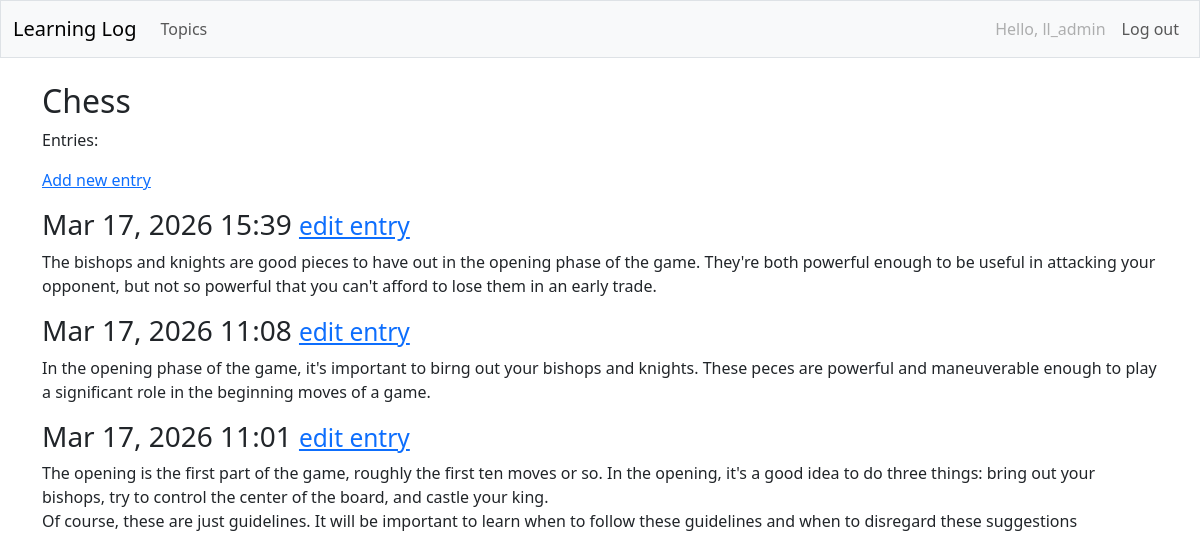
The page /topics/1/ (signed in) on the database its author committed.
### learning_logs/models.py (models this page shows, shortened)
class Topic(models.Model):
    text = models.CharField(max_length=200)
    date_added = models.DateTimeField(auto_now_add=True)
    owner = models.ForeignKey(User, on_delete=models.CASCADE)
    def __str__(self):
        return self.text

class Entry(models.Model):
    topic = models.ForeignKey(Topic, on_delete=models.CASCADE)
    text = models.TextField()
    date_added = models.DateTimeField(auto_now_add=True)
    owner=models.ForeignKey(User, on_delete=models.CASCADE)
    class Meta:
        verbose_name_plural = 'entries'

### learning_logs/views.py (the view)
# urls.py: path('topics/<int:topic_id>/', views.topic, name='topic'),
@login_required
def topic(request, topic_id):
    topic = Topic.objects.get(id=topic_id)
    if topic.owner != request.user:
        raise Http404
    entries = topic.entry_set.order_by('-date_added')
    context = {'topic': topic, 'entries': entries}
    return render(request, 'learning_logs/topic.html', context)

### learning_logs/templates/learning_logs/topic.html
{% extends 'learning_logs/base.html' %}
{% block header %}
    <h2>{{ topic }}</h2>
{% endblock header %}
{% block content %}
<p>Entries: </p>
<p>
    <a href="{% url 'learning_logs:new_entry' topic.id %}">Add new entry</a>
</p>
{% for entry in entries %}
    <div class="panel panel-default">
            <div class="panel_heading">
            <h3>
                {{ entry.date_added|date:'M d, Y H:i' }}
            <small>
                <a href="{% url 'learning_logs:edit_entry' entry.id %}">edit entry</a>
            </small>
            </h3>
            </div>
        <div class="panel-body">
            {{ entry.text|linebreaks }}
        </div>
    </div>
    {% empty %}
        There are no entries for this topic yet
    {% endfor %}
{% endblock content %}

### learning_logs/templates/learning_logs/base.html (shortened to what this page needs)
{% load django_bootstrap5 %}
<!DOCTYPE html>
<html lang="en">
<head>
    {% bootstrap_css %}
</head>
<body>
    <nav class="navbar navbar-expand-md navbar-light bg-light mb-4 border">
        <div class="container-fluid">
            <a class="navbar-brand" href="{% url 'learning_logs:index' %}">Learning Log</a>
            <div class="collapse navbar-collapse" id="navbarCollapse">
                <ul class="navbar-nav me-auto mb-2 mb-md-0">
                    {%if user.is_authenticated%}
                    <li class="nav-item">
                        <a class="nav-link" href="{% url 'learning_logs:topics' %}">Topics</a>
                    </li>
                    {%endif%}
                </ul>
                <ul class="navbar-nav ms-auto mb-2 mb-md-0">
                    {% if user.is_authenticated %}
                        <li class="nav-item"><a class="nav-link disabled" href="#">Hello, {{ user.username }}</a></li>
                        <li class="nav-item"><a class="nav-link" href="{% url 'users:logout' %}">Log out</a></li>
                    {% else %}
                        <li class="nav-item"><a class="nav-link" href="{% url 'users:register' %}">Register</a></li>
                        <li class="nav-item"><a class="nav-link" href="{% url 'users:login' %}">Log in</a></li>
                    {% endif %}
                </ul>
            </div>
        </div>
    </nav>
    <div class="container">
        <div class="page-header">
            {% block header %}
            {% endblock header %}
        </div>
        <div>
            {% block content %}
            {% endblock content %}
        </div>
    </div>
    </body>
</html>

### rows shown on the page
Topic: text "Chess"
Entry: date_added "Mar 17, 2026 15:39", text "The bishops and knights are good pieces to have out in the opening phase of the game. They're both powerful enough to be useful in attacking your opponent, but not so powerful that you can't afford to lose them in an early trade."
Entry: date_added "Mar 17, 2026 11:08", text "In the opening phase of the game, it's important to birng out your bishops and knights. These peces are powerful and maneuverable enough to play a significant role in the beginning moves of a game."
Entry: date_added "Mar 17, 2026 11:01", text "The opening is the first part of the game, roughly the first ten moves or so. In the opening, it's a good idea to do three things: bring out your bishops, try to control the center of the board, and castle your king. Of course, these are just guidelines. It will be important to learn when to follow these guidelines and when to disregard these suggestions"

### other values the page prints
{{ user.username }} "ll_admin"
